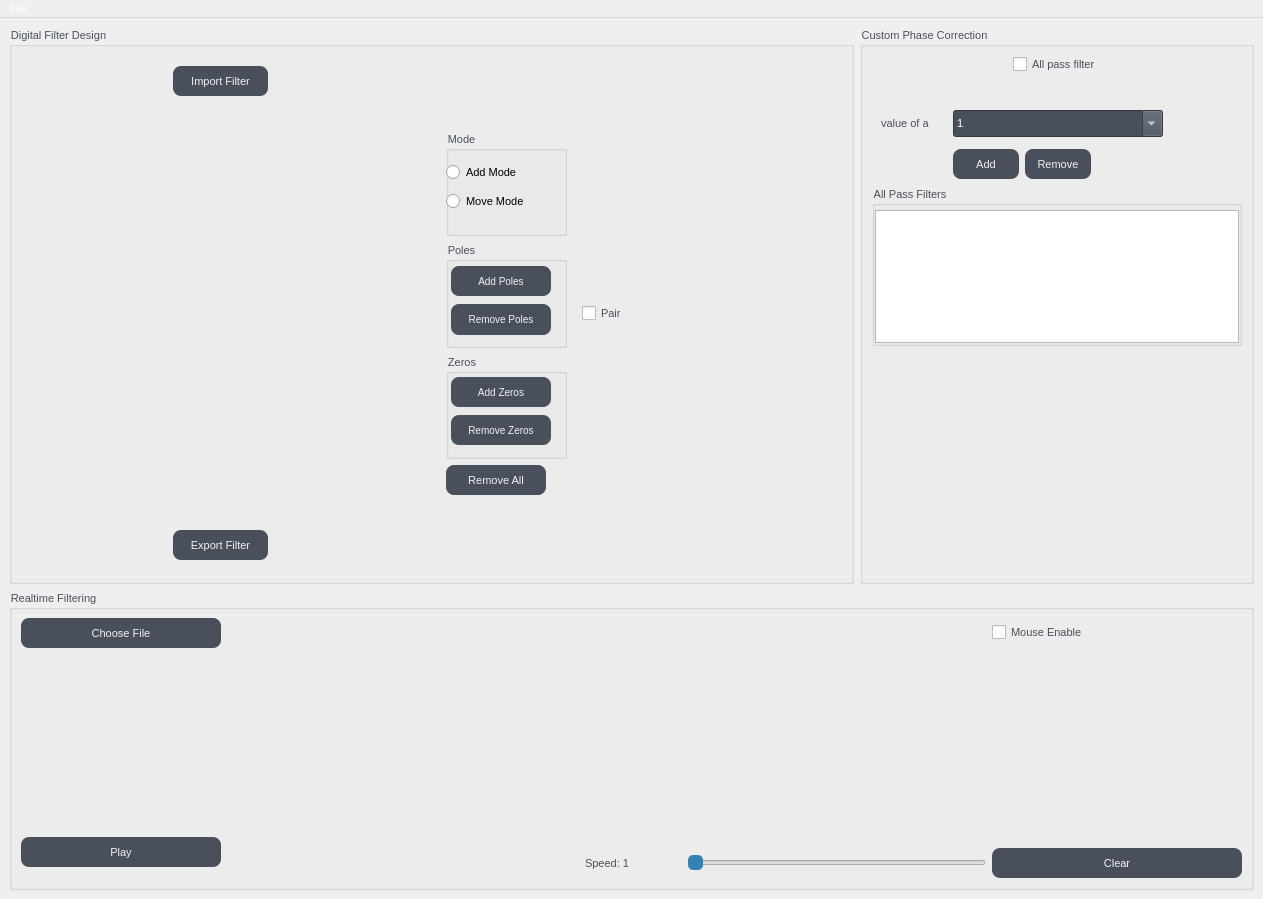
<?xml version="1.0" encoding="UTF-8"?>
<ui version="4.0">
 <class>MainWindow</class>
 <widget class="QMainWindow" name="MainWindow">
  <property name="geometry">
   <rect>
    <x>0</x>
    <y>0</y>
    <width>1263</width>
    <height>899</height>
   </rect>
  </property>
  <property name="windowTitle">
   <string>MainWindow</string>
  </property>
  <property name="styleSheet">
   <string notr="true">#centralwidget {
	/*background: #dee0e0;*/
}

QWidget {
	/*background: rgb(37, 38, 49);*/	
	color:white;
	font-size: 8pt
}
QGroupBox {
	/*background: #15242d;*/
	/*color:rgb(241, 241, 241);*/
	color: #49505c;
}

QComboBox{
	background:#49505c;
	color: white;
}

QPushButton {
	background:#49505c;
	color:rgb(241, 241, 241);
	border-radius: 8px;
	height:30px
}
QLabel{
color: #49505c;
}

QCheckBox{
color: #49505c;
}
</string>
  </property>
  <widget class="QWidget" name="centralwidget">
   <property name="styleSheet">
    <string notr="true"/>
   </property>
   <layout class="QGridLayout" name="gridLayout_4">
    <item row="0" column="0">
     <widget class="QGroupBox" name="grpbx_DigitalFilter">
      <property name="title">
       <string>Digital Filter Design</string>
      </property>
      <layout class="QGridLayout" name="gridLayout">
       <item row="1" column="2">
        <layout class="QVBoxLayout" name="verticalLayout_2">
         <item>
          <widget class="PlotWidget" name="magnitudeGraph" native="true">
           <property name="minimumSize">
            <size>
             <width>200</width>
             <height>0</height>
            </size>
           </property>
          </widget>
         </item>
         <item>
          <widget class="PlotWidget" name="phaseGraph" native="true">
           <property name="minimumSize">
            <size>
             <width>200</width>
             <height>0</height>
            </size>
           </property>
          </widget>
         </item>
        </layout>
       </item>
       <item row="1" column="1">
        <widget class="QWidget" name="wgt_unitCircle" native="true">
         <layout class="QGridLayout" name="gridLayout_5">
          <item row="1" column="2" alignment="Qt::AlignLeft">
           <widget class="QCheckBox" name="pair_mode_toggle">
            <property name="maximumSize">
             <size>
              <width>70</width>
              <height>16777215</height>
             </size>
            </property>
            <property name="text">
             <string>Pair</string>
            </property>
           </widget>
          </item>
          <item row="0" column="1" rowspan="3">
           <widget class="QWidget" name="wgt_buttons" native="true">
            <property name="sizePolicy">
             <sizepolicy hsizetype="Minimum" vsizetype="Preferred">
              <horstretch>0</horstretch>
              <verstretch>0</verstretch>
             </sizepolicy>
            </property>
            <property name="minimumSize">
             <size>
              <width>140</width>
              <height>0</height>
             </size>
            </property>
            <property name="maximumSize">
             <size>
              <width>120</width>
              <height>16777215</height>
             </size>
            </property>
            <property name="styleSheet">
             <string notr="true"/>
            </property>
            <layout class="QVBoxLayout" name="verticalLayout_3">
             <property name="leftMargin">
              <number>10</number>
             </property>
             <item>
              <widget class="QGroupBox" name="groupBox_4">
               <property name="minimumSize">
                <size>
                 <width>110</width>
                 <height>0</height>
                </size>
               </property>
               <property name="maximumSize">
                <size>
                 <width>16777215</width>
                 <height>130</height>
                </size>
               </property>
               <property name="title">
                <string>Mode</string>
               </property>
               <widget class="QRadioButton" name="add_radioButton">
                <property name="geometry">
                 <rect>
                  <x>0</x>
                  <y>30</y>
                  <width>111</width>
                  <height>23</height>
                 </rect>
                </property>
                <property name="styleSheet">
                 <string notr="true">color:black;</string>
                </property>
                <property name="text">
                 <string>Add Mode</string>
                </property>
               </widget>
               <widget class="QRadioButton" name="move_radioButton">
                <property name="geometry">
                 <rect>
                  <x>0</x>
                  <y>59</y>
                  <width>111</width>
                  <height>23</height>
                 </rect>
                </property>
                <property name="styleSheet">
                 <string notr="true">color:black;</string>
                </property>
                <property name="text">
                 <string>Move Mode</string>
                </property>
               </widget>
              </widget>
             </item>
             <item>
              <widget class="QGroupBox" name="groupBox_2">
               <property name="minimumSize">
                <size>
                 <width>110</width>
                 <height>0</height>
                </size>
               </property>
               <property name="maximumSize">
                <size>
                 <width>16777215</width>
                 <height>130</height>
                </size>
               </property>
               <property name="title">
                <string>Poles</string>
               </property>
               <widget class="QPushButton" name="btn_addPoles">
                <property name="geometry">
                 <rect>
                  <x>5</x>
                  <y>24</y>
                  <width>100</width>
                  <height>30</height>
                 </rect>
                </property>
                <property name="maximumSize">
                 <size>
                  <width>100</width>
                  <height>16777215</height>
                 </size>
                </property>
                <property name="styleSheet">
                 <string notr="true">
font: 7.8pt ;</string>
                </property>
                <property name="text">
                 <string>Add Poles</string>
                </property>
                <attribute name="buttonGroup">
                 <string notr="true">btngrp_zerosPoles</string>
                </attribute>
               </widget>
               <widget class="QPushButton" name="btn_removePoles">
                <property name="geometry">
                 <rect>
                  <x>5</x>
                  <y>62</y>
                  <width>100</width>
                  <height>31</height>
                 </rect>
                </property>
                <property name="maximumSize">
                 <size>
                  <width>100</width>
                  <height>16777215</height>
                 </size>
                </property>
                <property name="styleSheet">
                 <string notr="true">font: 7.7pt ;</string>
                </property>
                <property name="text">
                 <string>Remove Poles</string>
                </property>
                <attribute name="buttonGroup">
                 <string notr="true">btngrp_zerosPoles</string>
                </attribute>
               </widget>
              </widget>
             </item>
             <item>
              <widget class="QGroupBox" name="groupBox_3">
               <property name="minimumSize">
                <size>
                 <width>110</width>
                 <height>0</height>
                </size>
               </property>
               <property name="maximumSize">
                <size>
                 <width>16777215</width>
                 <height>130</height>
                </size>
               </property>
               <property name="title">
                <string>Zeros</string>
               </property>
               <widget class="QPushButton" name="btn_addZeros">
                <property name="geometry">
                 <rect>
                  <x>5</x>
                  <y>23</y>
                  <width>100</width>
                  <height>30</height>
                 </rect>
                </property>
                <property name="maximumSize">
                 <size>
                  <width>100</width>
                  <height>16777215</height>
                 </size>
                </property>
                <property name="styleSheet">
                 <string notr="true">font: 7.8pt ;</string>
                </property>
                <property name="text">
                 <string>Add Zeros</string>
                </property>
                <attribute name="buttonGroup">
                 <string notr="true">btngrp_zerosPoles</string>
                </attribute>
               </widget>
               <widget class="QPushButton" name="btn_RemoveZeros">
                <property name="geometry">
                 <rect>
                  <x>5</x>
                  <y>61</y>
                  <width>100</width>
                  <height>30</height>
                 </rect>
                </property>
                <property name="maximumSize">
                 <size>
                  <width>100</width>
                  <height>16777215</height>
                 </size>
                </property>
                <property name="styleSheet">
                 <string notr="true">font: 7.7pt ;</string>
                </property>
                <property name="text">
                 <string>Remove Zeros</string>
                </property>
                <attribute name="buttonGroup">
                 <string notr="true">btngrp_zerosPoles</string>
                </attribute>
               </widget>
              </widget>
             </item>
             <item>
              <widget class="QPushButton" name="btn_removeAll">
               <property name="maximumSize">
                <size>
                 <width>100</width>
                 <height>16777215</height>
                </size>
               </property>
               <property name="text">
                <string>Remove All</string>
               </property>
               <attribute name="buttonGroup">
                <string notr="true">btngrp_zerosPoles</string>
               </attribute>
              </widget>
             </item>
            </layout>
           </widget>
          </item>
         </layout>
        </widget>
       </item>
       <item row="1" column="0">
        <widget class="PlotWidget" name="unitCircleGraph" native="true">
         <property name="sizePolicy">
          <sizepolicy hsizetype="Minimum" vsizetype="Minimum">
           <horstretch>0</horstretch>
           <verstretch>0</verstretch>
          </sizepolicy>
         </property>
         <property name="minimumSize">
          <size>
           <width>400</width>
           <height>400</height>
          </size>
         </property>
         <property name="maximumSize">
          <size>
           <width>400</width>
           <height>400</height>
          </size>
         </property>
         <property name="sizeIncrement">
          <size>
           <width>1</width>
           <height>1</height>
          </size>
         </property>
         <property name="baseSize">
          <size>
           <width>0</width>
           <height>0</height>
          </size>
         </property>
         <property name="styleSheet">
          <string notr="true"/>
         </property>
        </widget>
       </item>
       <item row="0" column="0" alignment="Qt::AlignHCenter">
        <widget class="QPushButton" name="importButton">
         <property name="sizePolicy">
          <sizepolicy hsizetype="Minimum" vsizetype="Fixed">
           <horstretch>0</horstretch>
           <verstretch>0</verstretch>
          </sizepolicy>
         </property>
         <property name="styleSheet">
          <string notr="true">width: 95px</string>
         </property>
         <property name="text">
          <string>Import Filter</string>
         </property>
        </widget>
       </item>
       <item row="2" column="0" alignment="Qt::AlignHCenter">
        <widget class="QPushButton" name="exportButton">
         <property name="styleSheet">
          <string notr="true">width: 95px;</string>
         </property>
         <property name="text">
          <string>Export Filter</string>
         </property>
        </widget>
       </item>
      </layout>
     </widget>
    </item>
    <item row="0" column="1">
     <widget class="QGroupBox" name="grpbx_AllPassFilter">
      <property name="sizePolicy">
       <sizepolicy hsizetype="Minimum" vsizetype="Preferred">
        <horstretch>0</horstretch>
        <verstretch>0</verstretch>
       </sizepolicy>
      </property>
      <property name="minimumSize">
       <size>
        <width>200</width>
        <height>0</height>
       </size>
      </property>
      <property name="maximumSize">
       <size>
        <width>400</width>
        <height>16777215</height>
       </size>
      </property>
      <property name="title">
       <string>Custom Phase Correction</string>
      </property>
      <layout class="QGridLayout" name="gridLayout_3">
       <item row="3" column="0">
        <widget class="PlotWidget" name="allPassGraph" native="true">
         <property name="minimumSize">
          <size>
           <width>0</width>
           <height>70</height>
          </size>
         </property>
         <property name="maximumSize">
          <size>
           <width>300</width>
           <height>16777215</height>
          </size>
         </property>
        </widget>
       </item>
       <item row="2" column="0">
        <widget class="QGroupBox" name="groupBox">
         <property name="sizePolicy">
          <sizepolicy hsizetype="Preferred" vsizetype="Fixed">
           <horstretch>0</horstretch>
           <verstretch>0</verstretch>
          </sizepolicy>
         </property>
         <property name="maximumSize">
          <size>
           <width>16777215</width>
           <height>160</height>
          </size>
         </property>
         <property name="title">
          <string>All Pass Filters</string>
         </property>
         <layout class="QGridLayout" name="gridLayout_7">
          <property name="leftMargin">
           <number>0</number>
          </property>
          <property name="topMargin">
           <number>5</number>
          </property>
          <property name="rightMargin">
           <number>0</number>
          </property>
          <property name="bottomMargin">
           <number>0</number>
          </property>
          <item row="0" column="0">
           <widget class="QTableWidget" name="table_coeff">
            <property name="sizePolicy">
             <sizepolicy hsizetype="Expanding" vsizetype="Fixed">
              <horstretch>0</horstretch>
              <verstretch>0</verstretch>
             </sizepolicy>
            </property>
            <property name="maximumSize">
             <size>
              <width>16777215</width>
              <height>150</height>
             </size>
            </property>
            <property name="styleSheet">
             <string notr="true">color:black</string>
            </property>
            <property name="editTriggers">
             <set>QAbstractItemView::DoubleClicked</set>
            </property>
            <property name="alternatingRowColors">
             <bool>false</bool>
            </property>
            <property name="showGrid">
             <bool>true</bool>
            </property>
            <property name="cornerButtonEnabled">
             <bool>false</bool>
            </property>
            <property name="columnCount">
             <number>1</number>
            </property>
            <attribute name="horizontalHeaderVisible">
             <bool>false</bool>
            </attribute>
            <attribute name="verticalHeaderVisible">
             <bool>false</bool>
            </attribute>
            <column/>
           </widget>
          </item>
         </layout>
        </widget>
       </item>
       <item row="1" column="0">
        <widget class="QWidget" name="wgt_coefficient" native="true">
         <property name="minimumSize">
          <size>
           <width>0</width>
           <height>100</height>
          </size>
         </property>
         <property name="maximumSize">
          <size>
           <width>300</width>
           <height>70</height>
          </size>
         </property>
         <layout class="QGridLayout" name="gridLayout_6">
          <item row="0" column="0">
           <widget class="QLabel" name="label">
            <property name="sizePolicy">
             <sizepolicy hsizetype="Minimum" vsizetype="Preferred">
              <horstretch>0</horstretch>
              <verstretch>0</verstretch>
             </sizepolicy>
            </property>
            <property name="text">
             <string>value of a</string>
            </property>
            <property name="buddy">
             <cstring>wgt_coefficient</cstring>
            </property>
           </widget>
          </item>
          <item row="0" column="1" colspan="3">
           <widget class="QComboBox" name="comboBox">
            <property name="sizePolicy">
             <sizepolicy hsizetype="Expanding" vsizetype="Fixed">
              <horstretch>0</horstretch>
              <verstretch>0</verstretch>
             </sizepolicy>
            </property>
            <property name="minimumSize">
             <size>
              <width>0</width>
              <height>27</height>
             </size>
            </property>
            <property name="styleSheet">
             <string notr="true">	background:#49505c;
	color: white;</string>
            </property>
            <property name="editable">
             <bool>true</bool>
            </property>
            <item>
             <property name="text">
              <string>1</string>
             </property>
            </item>
            <item>
             <property name="text">
              <string>-1</string>
             </property>
            </item>
            <item>
             <property name="text">
              <string>-0.9</string>
             </property>
            </item>
            <item>
             <property name="text">
              <string>-0.495</string>
             </property>
            </item>
            <item>
             <property name="text">
              <string>0</string>
             </property>
            </item>
            <item>
             <property name="text">
              <string>0.99</string>
             </property>
            </item>
            <item>
             <property name="text">
              <string>0.345</string>
             </property>
            </item>
           </widget>
          </item>
          <item row="1" column="1">
           <widget class="QPushButton" name="btn_addCoeff">
            <property name="styleSheet">
             <string notr="true"/>
            </property>
            <property name="text">
             <string>Add</string>
            </property>
           </widget>
          </item>
          <item row="1" column="2">
           <widget class="QPushButton" name="btn_removeCoeff">
            <property name="styleSheet">
             <string notr="true">width:65px</string>
            </property>
            <property name="text">
             <string>Remove</string>
            </property>
           </widget>
          </item>
         </layout>
        </widget>
       </item>
       <item row="0" column="0" alignment="Qt::AlignHCenter">
        <widget class="QCheckBox" name="all_pass_enable">
         <property name="styleSheet">
          <string notr="true">font-size: 8pt</string>
         </property>
         <property name="text">
          <string>All pass filter</string>
         </property>
         <property name="iconSize">
          <size>
           <width>20</width>
           <height>20</height>
          </size>
         </property>
        </widget>
       </item>
      </layout>
     </widget>
    </item>
    <item row="1" column="0" colspan="2">
     <widget class="QGroupBox" name="grpbx_RealtimeFiltering">
      <property name="maximumSize">
       <size>
        <width>16777215</width>
        <height>300</height>
       </size>
      </property>
      <property name="title">
       <string>Realtime Filtering</string>
      </property>
      <layout class="QGridLayout" name="gridLayout_2">
       <item row="2" column="0" rowspan="2">
        <widget class="QPushButton" name="btn_play">
         <property name="text">
          <string>Play</string>
         </property>
         <property name="shortcut">
          <string>Space</string>
         </property>
         <property name="checkable">
          <bool>false</bool>
         </property>
        </widget>
       </item>
       <item row="3" column="2">
        <widget class="QLabel" name="lbl_speed">
         <property name="maximumSize">
          <size>
           <width>150</width>
           <height>16777215</height>
          </size>
         </property>
         <property name="text">
          <string>Speed: 1</string>
         </property>
         <property name="alignment">
          <set>Qt::AlignCenter</set>
         </property>
         <property name="buddy">
          <cstring>speed_slider</cstring>
         </property>
        </widget>
       </item>
       <item row="3" column="3">
        <widget class="QSlider" name="speed_slider">
         <property name="sizePolicy">
          <sizepolicy hsizetype="Minimum" vsizetype="Fixed">
           <horstretch>0</horstretch>
           <verstretch>0</verstretch>
          </sizepolicy>
         </property>
         <property name="styleSheet">
          <string notr="true">
QSlider::handle:horizontal {
    background-color:rgb(50, 131, 179);
    height: 40px;
    width: 40px;

border-radius: 5px
    }</string>
         </property>
         <property name="minimum">
          <number>1</number>
         </property>
         <property name="maximum">
          <number>100</number>
         </property>
         <property name="orientation">
          <enum>Qt::Horizontal</enum>
         </property>
        </widget>
       </item>
       <item row="1" column="2" colspan="2">
        <widget class="PlotWidget" name="filteredGraph" native="true"/>
       </item>
       <item row="1" column="0" colspan="2">
        <widget class="PlotWidget" name="InputGraph" native="true"/>
       </item>
       <item row="1" column="5">
        <widget class="PlotWidget" name="mouseInputGraph" native="true">
         <property name="sizePolicy">
          <sizepolicy hsizetype="Minimum" vsizetype="Minimum">
           <horstretch>0</horstretch>
           <verstretch>0</verstretch>
          </sizepolicy>
         </property>
         <property name="minimumSize">
          <size>
           <width>200</width>
           <height>166</height>
          </size>
         </property>
        </widget>
       </item>
       <item row="0" column="5">
        <widget class="QCheckBox" name="mouse_en">
         <property name="text">
          <string>Mouse Enable</string>
         </property>
        </widget>
       </item>
       <item row="0" column="0">
        <widget class="QPushButton" name="btn_openFile">
         <property name="maximumSize">
          <size>
           <width>200</width>
           <height>16777215</height>
          </size>
         </property>
         <property name="styleSheet">
          <string notr="true"/>
         </property>
         <property name="text">
          <string>Choose File</string>
         </property>
         <property name="shortcut">
          <string>Ctrl+O</string>
         </property>
        </widget>
       </item>
       <item row="3" column="5">
        <widget class="QPushButton" name="btnClr">
         <property name="maximumSize">
          <size>
           <width>250</width>
           <height>16777215</height>
          </size>
         </property>
         <property name="styleSheet">
          <string notr="true">width:150px</string>
         </property>
         <property name="text">
          <string>Clear</string>
         </property>
        </widget>
       </item>
      </layout>
     </widget>
    </item>
   </layout>
  </widget>
  <widget class="QMenuBar" name="menuBar">
   <property name="geometry">
    <rect>
     <x>0</x>
     <y>0</y>
     <width>1263</width>
     <height>27</height>
    </rect>
   </property>
   <widget class="QMenu" name="menuFile">
    <property name="title">
     <string>File</string>
    </property>
   </widget>
   <addaction name="menuFile"/>
  </widget>
  <action name="actionImport">
   <property name="text">
    <string>Import Zeros/Poles</string>
   </property>
  </action>
  <action name="actionExport">
   <property name="text">
    <string>Export Zeros/Poles</string>
   </property>
  </action>
 </widget>
 <customwidgets>
  <customwidget>
   <class>PlotWidget</class>
   <extends>QWidget</extends>
   <header>pyqtgraph</header>
   <container>1</container>
  </customwidget>
 </customwidgets>
 <resources/>
 <connections/>
 <buttongroups>
  <buttongroup name="btngrp_zerosPoles"/>
 </buttongroups>
</ui>
